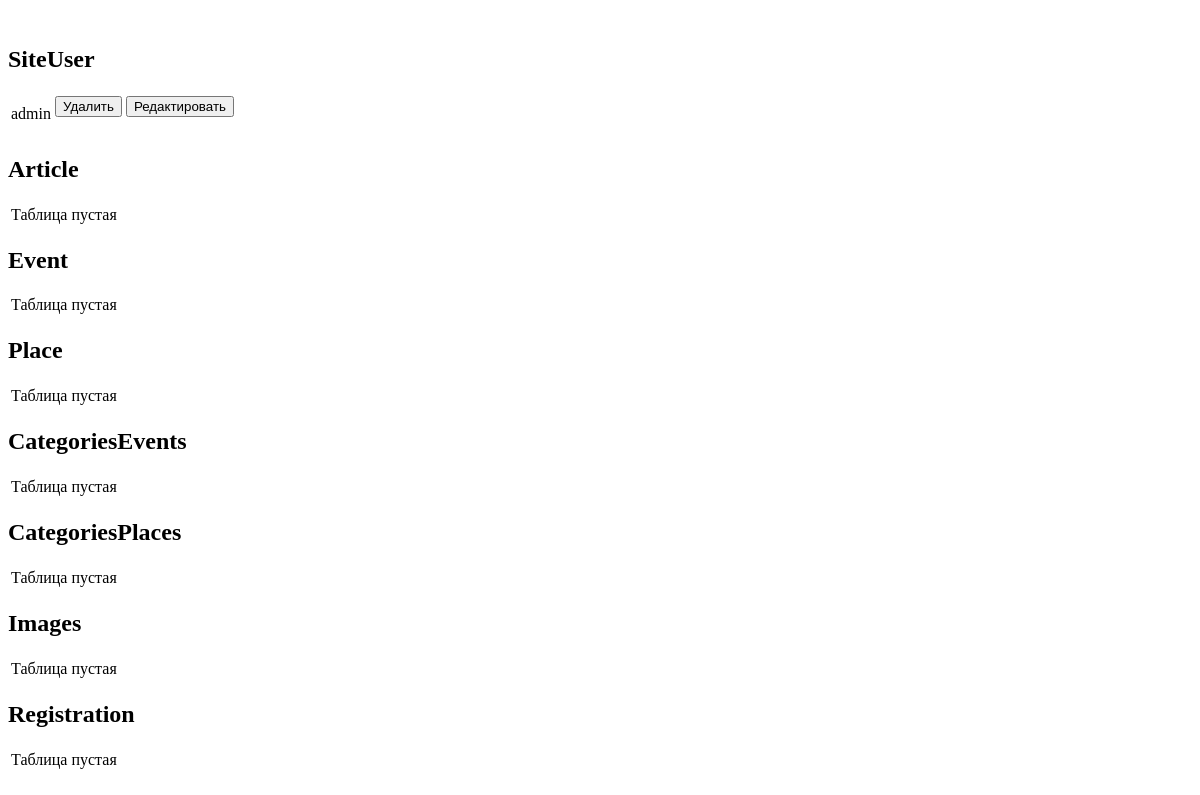
/cadmin/ (signed in), run on an earlier commit of the app's database.
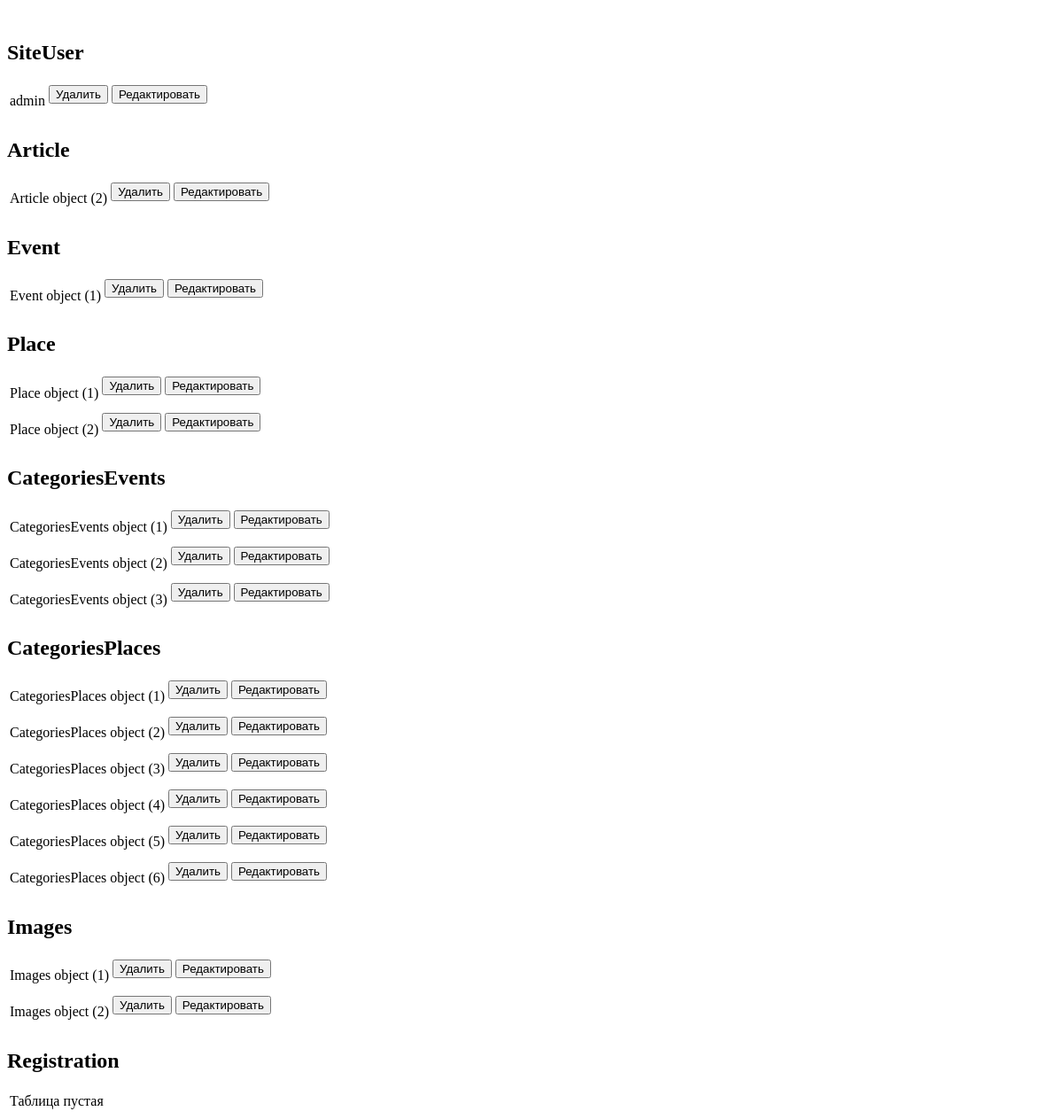
And on a later commit of the database.
### mainApp/models.py (models this page shows)
class CommonArticle(models.Model):
    title=models.CharField(verbose_name='Заголовок', max_length=255)
    content=models.TextField(verbose_name='Текст')
    added=models.DateTimeField(verbose_name='Дата публикации', auto_now_add=True)
    active=models.BooleanField(verbose_name='Видимость', default=True)
    likes=models.SmallIntegerField(verbose_name='Кол-во лайков', default=0)
    views=models.SmallIntegerField(verbose_name='Кол-во просмотров', default=0)
    author=models.ForeignKey(SiteUser)
    class Meta:
        abstract=True

class Article (CommonArticle):
    subject=models.ForeignKey('Event', null=True, default=None, blank=True)

class Event (CommonArticle):
    date_of_start=models.DateField(verbose_name='Дата начала')
    date_of_finish=models.DateField(verbose_name='Дата завершения', null=True, default=None, blank=True)
    time_of_start=models.TimeField(verbose_name='Время начала')
    time_of_finish=models.TimeField(verbose_name='Время завершения',  null=True, default=None, blank=True)
    place=models.ForeignKey('Place', null=True, default=None, blank=True)
    category=models.ManyToManyField('CategoriesEvents', default=None, blank=True)

class Place(models.Model):
    title=models.CharField(verbose_name='Название', max_length=255)
    content=models.TextField(verbose_name='Текст')
    adress=models.TextField(verbose_name='Адрес', max_length=255)
    category=models.ManyToManyField('CategoriesPlaces',  default=None, blank=True)

class CategoriesEvents(models.Model):
    title=models.CharField(verbose_name='Название категории', max_length=50, unique=True)

class CategoriesPlaces(models.Model):
    title=models.CharField(verbose_name='Название категории', max_length=50, unique=True)

class Images(models.Model):
    image=models.FileField()

### customAdmin/views.py (the view)
# urls.py: url(r'^events/bycat/([0-9]+)$', index),
def index (request):
    if request.user.is_authenticated and request.user.is_superuser:
        output={'content':[]}
        for key, value in modelsmodule.__dict__.items():
            if not (key.startswith('__') or key=='models'):
                try:
                    our_queryset=value.objects.all()
                    output['content'].append({'name':key, 'our_queryset': our_queryset})
                except:
                    continue
        return render(request, 'customAdmin.html', output)
    else:
        return render(request, 'authform.html')#TODO доделать перенаправление

### templates/customAdmin.html (shortened to what this page needs)
{%for instance in content %}
    <h2>{{instance.name}}</h2>
    <table>
    {%for row in instance.our_queryset %}
        <tr>
            <td>{{row}} </td>
            <td>
                <form action='/cadmin/del/' method='POST'>
                    <input type='submit'  value='Удалить'>
                </form>
            </td>
             <td>
                <form action='/cadmin/edit/' method='POST'>
                    <input type='submit'  value='Редактировать'>
                </form>
            </td>
        </tr>
    {%empty %}
        <tr><td>Таблица пустая</td><td></td></tr>
    {%endfor %}
</table>
{%endfor %}

What changed in the data, as far as the page shows it:
added Article: id "Article object (2)"
added Event: id "Event object (1)"
added Place: id "Place object (1)"
added Place: id "Place object (2)"
added CategoriesEvents: id "CategoriesEvents object (1)"
added CategoriesEvents: id "CategoriesEvents object (2)"
added CategoriesEvents: id "CategoriesEvents object (3)"
added CategoriesPlaces: id "CategoriesPlaces object (1)"
added CategoriesPlaces: id "CategoriesPlaces object (2)"
added CategoriesPlaces: id "CategoriesPlaces object (3)"
added CategoriesPlaces: id "CategoriesPlaces object (4)"
added CategoriesPlaces: id "CategoriesPlaces object (5)"
added CategoriesPlaces: id "CategoriesPlaces object (6)"
added Images: id "Images object (1)"
added Images: id "Images object (2)"
Also different on the page:
list line gone: "Таблица пустая"
